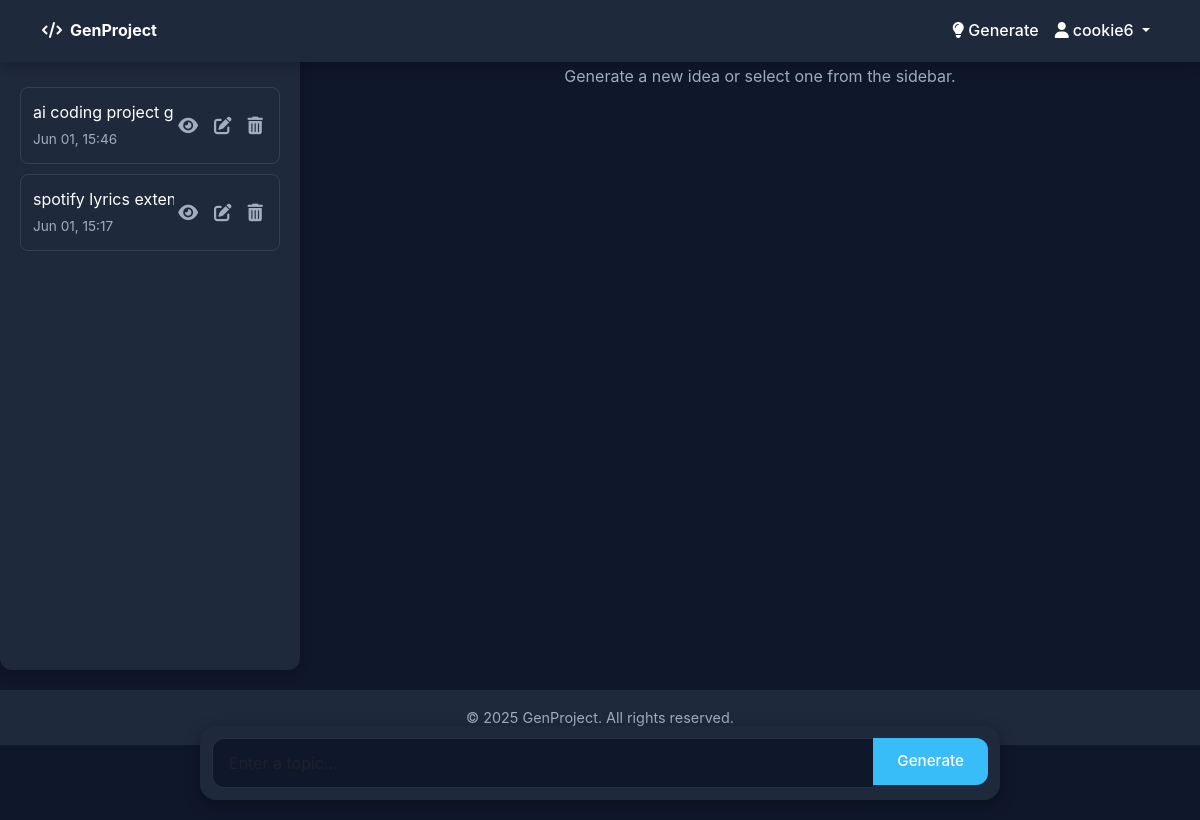
Before: /generate (signed in) with the older database file.
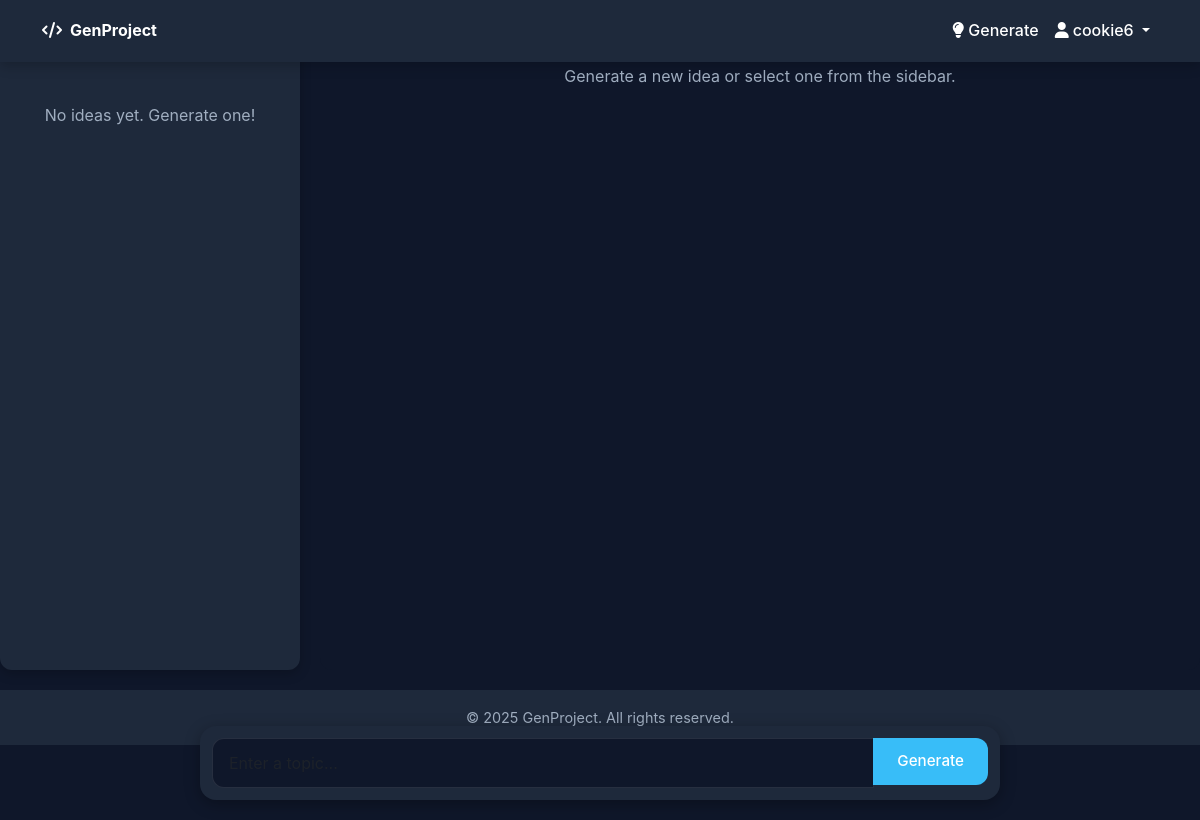
After: the same page with the newer database file.
### app.py (models this page shows, shortened)
class ProjectIdea(db.Model):
    id = db.Column(db.Integer, primary_key=True)
    user_id = db.Column(db.Integer, db.ForeignKey('user.id'), nullable=False)
    topic = db.Column(db.String(100), nullable=False)
    content = db.Column(db.Text, nullable=False)
    timestamp = db.Column(db.DateTime, default=datetime.utcnow)

### app.py (the view, shortened to what this page needs)
@app.route('/generate', methods=['GET', 'POST'])
@login_required
def generate():
    form = GenerateForm()
    edit_form = EditForm()
    idea = None
    topic = None
    active_idea = None
    editing = False
    history = ProjectIdea.query.filter_by(user_id=session["user_id"]).order_by(ProjectIdea.timestamp.desc()).all()
    rendered_idea = Markup(markdown.markdown(idea)) if idea else None
    return render_template("generate.html", form=form, edit_form=edit_form, idea=rendered_idea, topic=topic, history=history, active_idea=active_idea, editing=editing)

### app.py
class GenerateForm(FlaskForm):
    topic = StringField('Topic', validators=[DataRequired(), Length(max=200)])
    submit = SubmitField('Generate')

class EditForm(FlaskForm):
    topic = StringField('Topic', validators=[DataRequired(), Length(max=200)])
    content = TextAreaField('Content', validators=[DataRequired()])
    submit = SubmitField('Save Changes')

### utils.py (called while the page is built)
def login_required(f):
    @wraps(f)
    def decorated_function(*args, **kwargs):
        if 'user_id' not in session:
            flash("Please login to access this page.", "warning")
            return redirect(url_for("login"))
        return f(*args, **kwargs)
    return decorated_function

### templates/generate.html (shortened to what this page needs)
{% extends "base.html" %}
{% block content %}
<div class="generate-container">
    <div class="sidebar" id="sidebar">
        <div class="sidebar-header">
            <h4>Your Ideas</h4>
        </div>
        <div class="history-list">
            {% if history %}
                {% for idea in history %}
                    <div class="history-item {% if active_idea and active_idea.id == idea.id %}active{% endif %}">
                        <div class="history-info">
                            <span class="history-topic">{{ idea.topic | truncate(25) }}</span>
                            <span class="history-timestamp">{{ idea.timestamp.strftime('%b %d, %H:%M') }}</span>
                        </div>
                        <div class="history-actions">
                            <a href="{{ url_for('view_idea', idea_id=idea.id) }}" class="action-btn view-btn" title="View">
                                <i class="fas fa-eye"></i>
                            </a>
                            <a href="{{ url_for('edit_idea', idea_id=idea.id) }}" class="action-btn edit-btn" title="Edit">
                                <i class="fas fa-edit"></i>
                            </a>
                            <form action="{{ url_for('delete_idea', idea_id=idea.id) }}" method="POST" class="delete-form">
                                <button type="submit" class="action-btn delete-btn" title="Delete">
                                    <i class="fas fa-trash-alt"></i>
                                </button>
                            </form>
                        </div>
                    </div>
                {% endfor %}
            {% else %}
                <div class="empty-history">No ideas yet. Generate one!</div>
            {% endif %}
        </div>
    </div>
    <div class="main-content-area">
        {% if editing %}
            <div class="edit-container">
                <h3>Edit Idea</h3>
                <form method="POST" class="edit-form">
                    {{ edit_form.hidden_tag() }}
                    <div class="form-group">
                        {{ edit_form.topic.label(class="form-label") }}
                        {{ edit_form.topic(class="form-control", placeholder="Idea topic") }}
                        {% for error in edit_form.topic.errors %}
                            <span class="error">{{ error }}</span>
                        {% endfor %}
                    </div>
                    <div class="form-group">
                        {{ edit_form.content.label(class="form-label") }}
                        {{ edit_form.content(class="form-control", rows=8, placeholder="Idea description") }}
                        {% for error in edit_form.content.errors %}
                            <span class="error">{{ error }}</span>
                        {% endfor %}
                    </div>
                    {{ edit_form.submit(class="btn submit-btn") }}
                </form>
            </div>
        {% else %}
            <div class="empty-content">
                <p>Generate a new idea or select one from the sidebar.</p>
            </div>
        {% endif %}
    </div>
</div>
<div class="input-container">
    <form method="POST" class="generate-form">
        <div class="input-group">
            {{ form.topic(class="form-control topic-input", placeholder="Enter a topic...") }}
            <div class="input-group-append">
                {{ form.submit(class="btn submit-btn", value="Generate") }}
            </div>
        </div>
    </form>
</div>
{% endblock %}

### templates/base.html (shortened to what this page needs)
<!DOCTYPE html>
<html lang="en">
<head>
    <link href="https://cdn.jsdelivr.net/npm/bootstrap@5.3.3/dist/css/bootstrap.min.css" rel="stylesheet">
    <link rel="stylesheet" href="{{ url_for('static', filename='styles.css') }}">
    <link rel="stylesheet" href="https://cdnjs.cloudflare.com/ajax/libs/font-awesome/6.4.0/css/all.min.css">
</head>
<body>
    <nav class="navbar navbar-expand-lg navbar-dark bg-dark fixed-top">
        <div class="container">
            <a class="navbar-brand fw-bold" href="{{ url_for('index') }}">
                <i class="fas fa-code me-2"></i>GenProject
            </a>
            <div class="collapse navbar-collapse" id="navbarNav">
                <ul class="navbar-nav ms-auto">
                    {% if session.get("user_id") %}
                        <li class="nav-item">
                            <a class="nav-link" href="{{ url_for('generate') }}">
                                <i class="fas fa-lightbulb me-1"></i>Generate
                            </a>
                        </li>
                        <li class="nav-item dropdown">
                            <a href="#" class="nav-link dropdown-toggle" role="button" data-bs-toggle="dropdown">
                                <i class="fas fa-user me-1"></i>{{ session.get("username", "User") }}
                            </a>
                        </li>
                    {% endif %}
                </ul>
            </div>
        </div>
    </nav>
    <div class="{% block main_class %}{% endblock %}">
        {% block content %}{% endblock %}
    </div>
    <footer class="footer text-center">
        <div class="container">
            <p class="mb-0">© 2025 GenProject. All rights reserved.</p>
        </div>
    </footer>
</body>
</html>

### static/styles.css (style rules this page uses)
:root { --primary-gradient: linear-gradient(135deg, #3498db 0%, #15153d 100%); --accent-blue: #38bdf8; --accent-blue-hover: #0ea5e9; --glass-bg: rgba(255, 255, 255, 0.05); --glass-border: rgba(255, 255, 255, 0.1); --backdrop-blur: blur(4px); --text-primary: #ffffff; --text-secondary: #a0aec0; --bg-dark: #0f172a; --bg-darker: #1e293b; --shadow: 0 4px 12px rgba(0, 0, 0, 0.2); }
* { margin: 0; padding: 0; box-sizing: border-box; }
body { font-family: 'Inter', -apple-system, BlinkMacSystemFont, 'Segoe UI', Roboto, sans-serif; background: var(--bg-dark) !important; color: var(--text-primary); min-height: 100vh; display: block; line-height: 1.6; font-size: 16px; }
body, html { height: 100%; }
h1, h2, h3, h4, h5 { color: var(--accent-blue); font-weight: 600; }
a { text-decoration: none; color: var(--accent-blue); transition: color 0.2s ease; }
.navbar { background-color: var(--bg-darker) !important; box-shadow: var(--shadow); padding: 10px 16px; }
.navbar-brand, .nav-link { color: var(--text-primary) !important; font-weight: 500; font-size: 1rem; }
.btn-primary, .btn-success, .submit-btn { background-color: var(--accent-blue); border: none; border-radius: 8px; padding: 10px 20px; font-size: 0.95rem; font-weight: 500; color: var(--text-primary); transition: background-color 0.2s ease, transform 0.1s ease, box-shadow 0.2s ease; }
.generate-container { display: flex; max-width: 1200px; margin: 20px auto; gap: 20px; min-height: calc(100vh - 150px); background: var(--bg-dark); }
.sidebar { width: 300px; background: var(--bg-darker); border-radius: 12px; padding: 20px; box-shadow: var(--shadow); }
.sidebar-header { display: flex; justify-content: space-between; align-items: center; margin-bottom: 16px; }
.sidebar-header h4 { color: var(--text-primary); font-size: 1.2rem; font-weight: 500; }
.history-list { max-height: calc(100vh - 400px); overflow-y: auto; }
.empty-history { text-align: center; color: var(--text-secondary); font-size: 1rem; padding: 16px; }
.main-content-area { flex-grow: 1; padding: 20px; background: var(--bg-dark); border-radius: 12px; display: flex; flex-direction: column; gap: 16px; }
.empty-content { text-align: center; color: var(--text-secondary); font-size: 1rem; padding: 24px; }
.input-container { position: fixed; bottom: 20px; left: 50%; transform: translateX(-50%); width: min(90%, 800px); background: var(--bg-darker); border-radius: 16px; padding: 12px; box-shadow: 0 4px 16px rgba(0, 0, 0, 0.3); z-index: 1000; }
.generate-form { display: flex; }
.input-group { display: flex; width: 100%; }
.topic-input { background: var(--bg-dark); border: 1px solid var(--glass-border); color: var(--text-primary); border-radius: 12px 0 0 12px; padding: 12px 16px; font-size: 1rem; flex-grow: 1; transition: border-color 0.2s ease, box-shadow 0.2s ease; }
.submit-btn { border-radius: 0 12px 12px 0; padding: 12px 24px; }
.footer { flex-shrink: 0; background-color: var(--bg-darker); color: var(--text-secondary); padding: 16px; text-align: center; font-size: 0.9rem; }

Changed rows visible on the page:
removed ProjectIdea: topic "ai coding project…", timestamp "Jun 01, 15:46"
no longer on this page (row edited): ProjectIdea: topic "spotify lyrics…", timestamp "Jun 01, 15:17"
Other visible differences:
text now shown: "No ideas yet. Generate one!"
